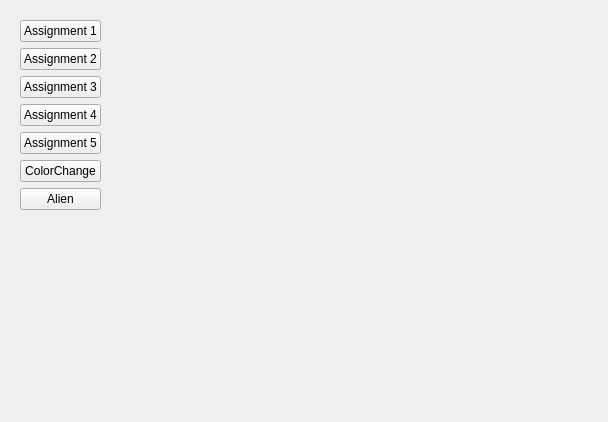
<?xml version="1.0" encoding="UTF-8"?>
<ui version="4.0">
 <class>Form</class>
 <widget class="QWidget" name="Form">
  <property name="geometry">
   <rect>
    <x>0</x>
    <y>0</y>
    <width>608</width>
    <height>422</height>
   </rect>
  </property>
  <property name="windowTitle">
   <string>Form</string>
  </property>
  <layout class="QHBoxLayout" name="horizontalLayout">
   <item>
    <widget class="QWidget" name="widget_2" native="true">
     <layout class="QVBoxLayout" name="verticalLayout">
      <item>
       <widget class="QPushButton" name="assignment1Btn">
        <property name="text">
         <string>Assignment 1</string>
        </property>
       </widget>
      </item>
      <item>
       <widget class="QPushButton" name="assignment2Btn">
        <property name="text">
         <string>Assignment 2</string>
        </property>
       </widget>
      </item>
      <item>
       <widget class="QPushButton" name="assignment3Btn">
        <property name="text">
         <string>Assignment 3</string>
        </property>
       </widget>
      </item>
      <item>
       <widget class="QPushButton" name="assignment4Btn">
        <property name="text">
         <string>Assignment 4</string>
        </property>
       </widget>
      </item>
      <item>
       <widget class="QPushButton" name="assignment5Btn">
        <property name="text">
         <string>Assignment 5</string>
        </property>
       </widget>
      </item>
      <item>
       <widget class="QPushButton" name="colorChangeButton">
        <property name="text">
         <string>ColorChange</string>
        </property>
       </widget>
      </item>
      <item>
       <widget class="QPushButton" name="finalProjButton">
        <property name="text">
         <string>Alien</string>
        </property>
       </widget>
      </item>
      <item>
       <spacer name="verticalSpacer">
        <property name="orientation">
         <enum>Qt::Vertical</enum>
        </property>
        <property name="sizeHint" stdset="0">
         <size>
          <width>20</width>
          <height>40</height>
         </size>
        </property>
       </spacer>
      </item>
     </layout>
    </widget>
   </item>
   <item>
    <spacer name="horizontalSpacer">
     <property name="orientation">
      <enum>Qt::Horizontal</enum>
     </property>
     <property name="sizeHint" stdset="0">
      <size>
       <width>438</width>
       <height>20</height>
      </size>
     </property>
    </spacer>
   </item>
  </layout>
 </widget>
 <resources/>
 <connections/>
</ui>
